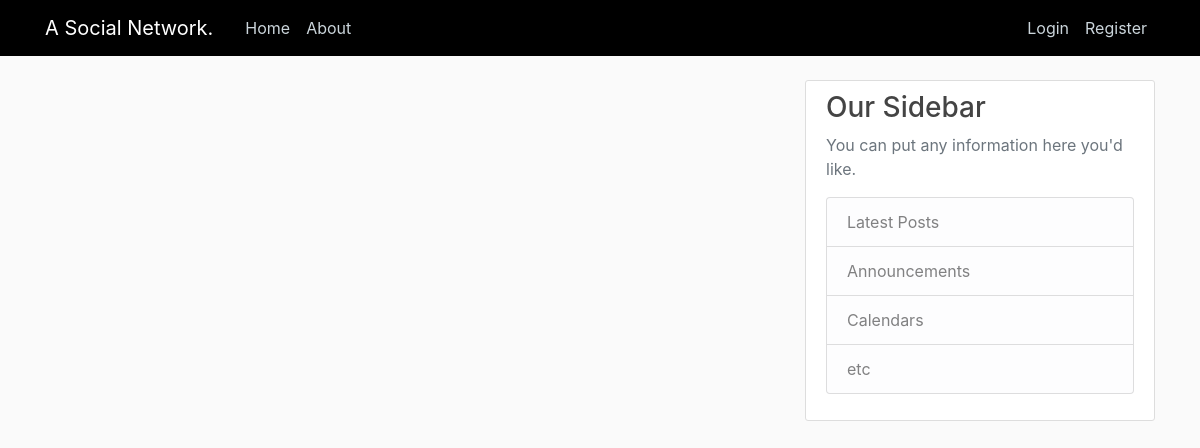
Page /home on the earlier database version.
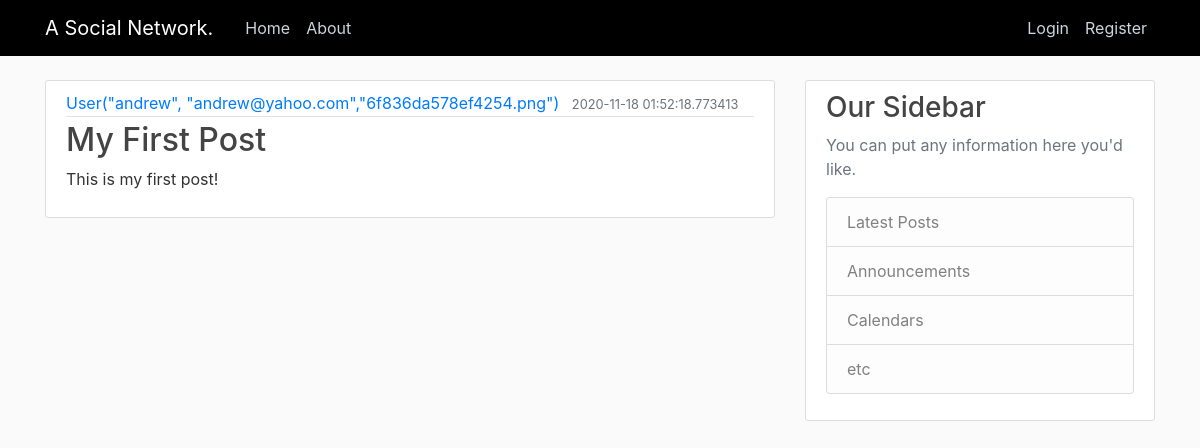
Same page on the later database version.
### app/models.py (models this page shows, shortened)
class Post(db.Model):
    id = db.Column(db.Integer, primary_key = True)
    title = db.Column(db.String(100), nullable=False)
    date_posted = db.Column(db.DateTime, nullable=False, default=datetime.utcnow)
    content = db.Column(db.Text, nullable=False)
    user_id = db.Column(db.Integer, db.ForeignKey('user.id'), nullable=False)

class User(db.Model, UserMixin):
    id = db.Column(db.Integer, primary_key = True)
    username = db.Column(db.String(20), unique=True, nullable=False)
    email = db.Column(db.String(120), unique=True, nullable=False)
    image_file = db.Column(db.String(20),nullable=False, default='default.jpg')
    password = db.Column(db.String(60),nullable=False)
    posts = db.relationship('Post', backref='author', lazy=True)
    def __repr__(self):
        return f'User("{self.username}", "{self.email}","{self.image_file}")'

### app/routes.py (the view)
@app.route('/')
@app.route('/home')
def home():
    posts = Post.query.all()
    return render_template('home.html',posts=posts)

### app/templates/home.html
{% extends 'layout.html' %}
{% block content %}
    {% for post in posts %}
        <article class="media content-section">
            <div class="media-body">
            <div class="article-metadata">
                <a class="mr-2" href="#">{{ post.author }}</a>
                <small class="text-muted">{{ post.date_posted }}</small>
            </div>
            <h2><a class="article-title" href="#">{{ post.title }}</a></h2>
            <p class="article-content">{{ post.content }}</p>
            </div>
        </article>
    {% endfor %}
{% endblock content %}

### app/templates/layout.html (shortened to what this page needs)
<!DOCTYPE html>
<html lang="en">
<head>
    <link rel="stylesheet" href="https://maxcdn.bootstrapcdn.com/bootstrap/4.0.0/css/bootstrap.min.css">
    <link rel="stylesheet" type="text/css" href="{{ url_for('static', filename='main.css') }}">
</head>
<body>
    <header class="site-header">
        <nav class="navbar navbar-expand-md navbar-dark bg-steel fixed-top">
          <div class="container">
            <a class="navbar-brand mr-4" href="/">A Social Network.</a>
            <div class="collapse navbar-collapse" id="navbarToggle">
              <div class="navbar-nav mr-auto">
                <a class="nav-item nav-link" href="{{url_for('home')}}">Home</a>
                <a class="nav-item nav-link" href="{{url_for('about')}}">About</a>
              </div>
              <div class="navbar-nav">
                {% if current_user.is_authenticated %}
                  <a class="nav-item nav-link" href="{{url_for('new_post')}}">New Post</a>
                  <a class="nav-item nav-link" href="{{url_for('account')}}">Account</a>
                  <a class="nav-item nav-link" href="{{url_for('logout')}}">Logout</a>
                {% else %}
                  <a class="nav-item nav-link" href="{{url_for('login')}}">Login</a>
                  <a class="nav-item nav-link" href="{{url_for('register')}}">Register</a>
                {% endif %}
              </div>
            </div>
          </div>
        </nav>
    </header>
    <main role="main" class="container">
        <div class="row">
        <div class="col-md-8">
            {% block content %}{% endblock %}
        </div>
        <div class="col-md-4">
            <div class="content-section">
            <h3>Our Sidebar</h3>
            <p class='text-muted'>You can put any information here you'd like.
                <ul class="list-group">
                <li class="list-group-item list-group-item-light">Latest Posts</li>
                <li class="list-group-item list-group-item-light">Announcements</li>
                <li class="list-group-item list-group-item-light">Calendars</li>
                <li class="list-group-item list-group-item-light">etc</li>
                </ul>
            </p>
            </div>
        </div>
        </div>
    </main>
</body>
</html>

### app/static/main.css (style rules this page uses)
body { background: #fafafa; color: #333333; margin-top: 5rem; }
h1, h2, h3, h4, h5, h6 { color: #444444; }
.bg-steel { background-color: rgb(0, 0, 0); }
.site-header .navbar-nav .nav-link { color: #cbd5db; }
.content-section { background: #ffffff; padding: 10px 20px; border: 1px solid #dddddd; border-radius: 3px; margin-bottom: 20px; }
.article-title { color: #444444; }
.article-content { white-space: pre-line; }
.article-metadata { padding-bottom: 1px; margin-bottom: 4px; border-bottom: 1px solid #e3e3e3 }

Differences in the rows shown:
added Post: author "User(\"andrew\", \"andrew@yahoo.com\",\"6f836da578ef4254.png\")", date_posted "2020-11-18 01:52:18.773413", title "My First Post", content "This is my first post!"
